Frame 1 (no input): blank canvas, image omitted
Frame 60 (the mouse pressed at the canvas centre just before this capture): blank canvas, image omitted
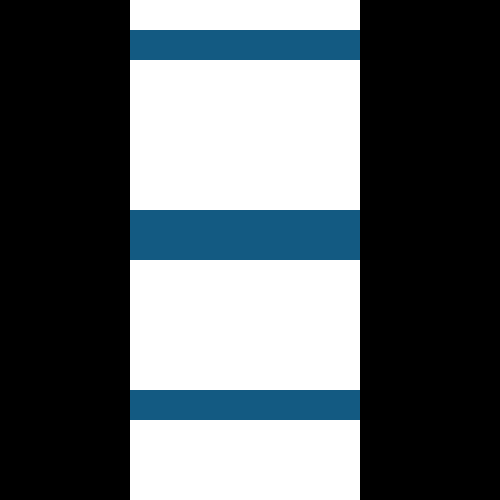
Frame 120 (the mouse held since frame 60 and released just before this capture)

The Processing sketch whose frames 1 and 60 were blank and that drew this single picture after the mouse press (run headless with seeded random() and noise(); from frame 60 on, the mouse is pressed at the canvas centre):

// Processing sketch: processing_142570
// ── processing_142570.pde

void setup() {
  size(500, 500);
}

void draw(){
 
 pushMatrix();
  background(0,0,0);
  noStroke();
  fill(255);
  float r1 = map(0, mouseY, 500, 0, 50);
  float r2 = map(mouseX, mouseY, 0, 0, 50);
  //float r2 = map(mouseY, 0, 500, 0, -90);
    //float r3 = map(0, mouseX, 500, 0, 200);
  translate(r2, 0);

  popMatrix();
  resetMatrix();
   
  noStroke();
  fill(255);
  
  //ellipse (250, 250, 200, r3);

rect (130, 20, 230, r1);
rect (130, 50, 230, r1);
fill(19,90,130);
rect (130, 80, 230, r1);
fill(255,255,255);
rect (130, 110, 230, r1);
rect (130, 140, 230, r1);
rect (130, 170, 230, r1);

rect (130, 200, 230, r1);
rect (130, 230, 230, r1);
fill(19,90,130);
rect (130, 260, 230, r1);
fill(255,255,255);

rect (130, 290, 230, r1);
rect (130, 320, 230, r1);
rect (130, 350, 230, r1);

rect (130, 380, 230, r1);

rect (130, 410, 230, r1);
fill(19,90,130);
rect (130, 440, 230, r1);
fill(255,255,255);
rect (130, 470, 230, r1);
rect (130, 500, 230, r1);
fill(19,90,130);
rect (130, 260, 230, r1);




}
